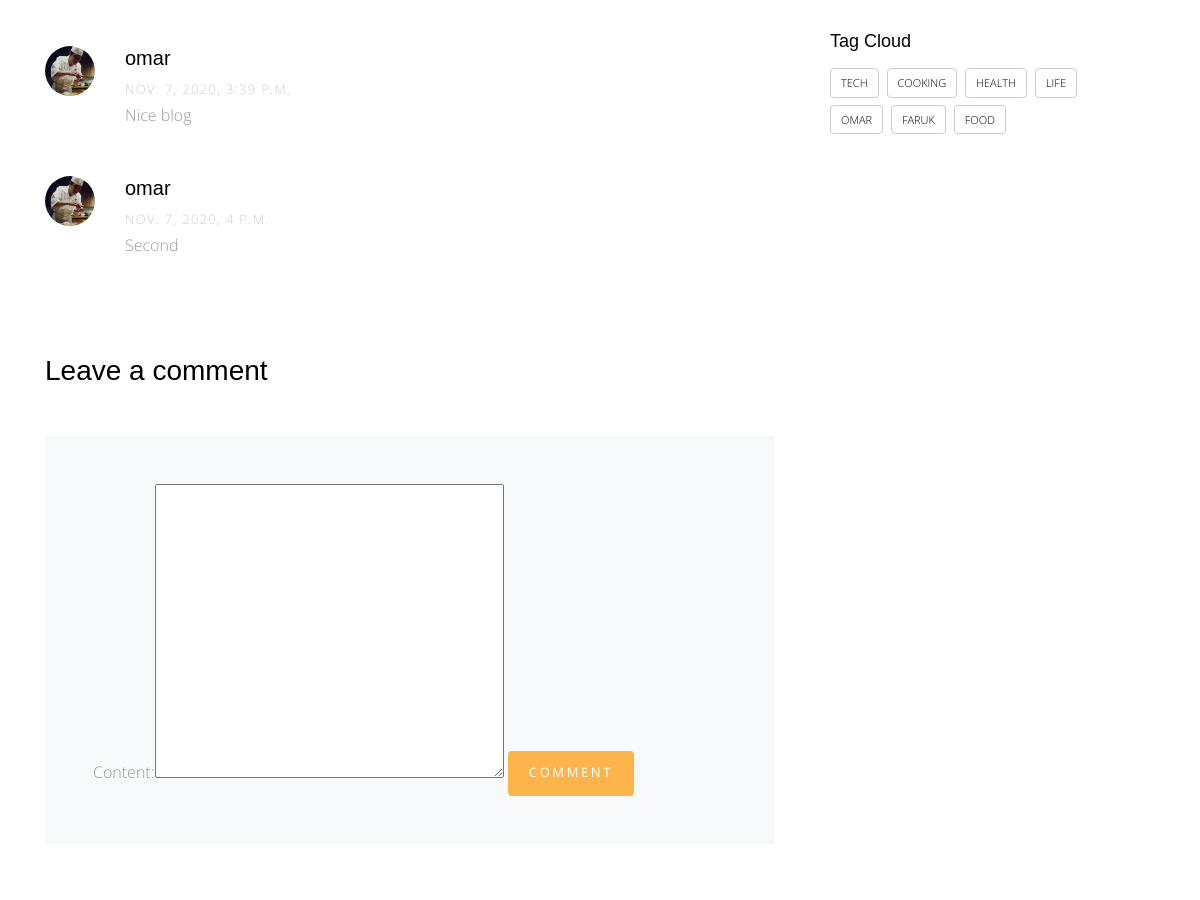
Page /blog/2 (middle part) on the earlier database version.
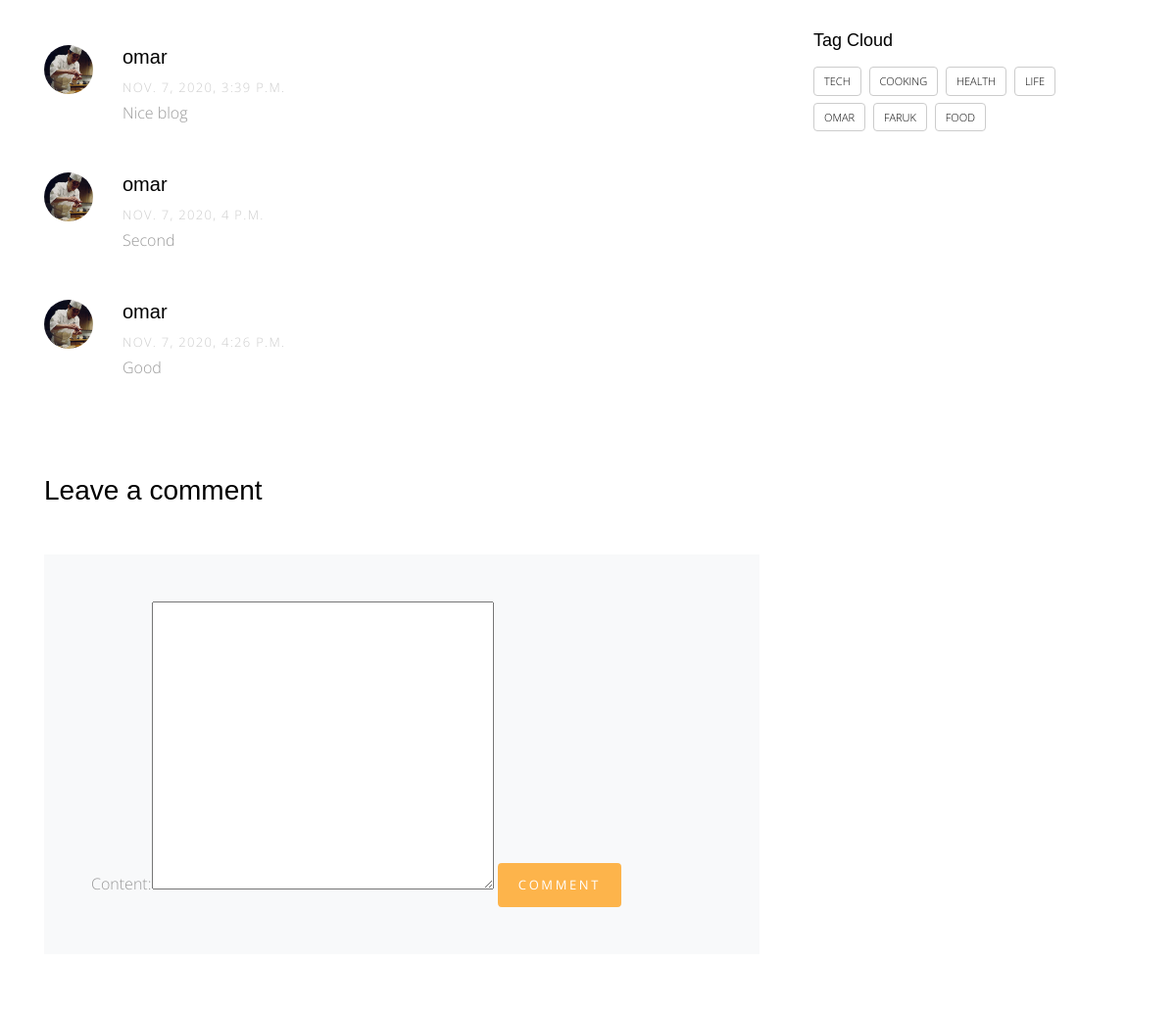
Same page on the later database version.
### blog/models.py (models this page shows, shortened)
class Comment(models.Model):
    user = models.ForeignKey(User, on_delete=models.CASCADE)
    post = models.ForeignKey(Post, on_delete=models.CASCADE)
    content = models.TextField()
    created = models.DateTimeField(default=timezone.now)

### blog/views.py (the view)
# urls.py: path('<int:id>', views.post_detail, name='post_detail'),
def post_detail(request, id):
    post_detail = Post.objects.get(id=id)
    categories = Category.objects.all()
    all_tags = Tag.objects.all()
    comments = Comment.objects.filter(post=post_detail)
    if request.method == 'POST' :
        comment_form = CommentForm(request.POST)
        if comment_form.is_valid():
            new_comment = comment_form.save(commit=False)
            new_comment.user = request.user
            new_comment.post = post_detail
            new_comment.save()
    else:
        comment_form = CommentForm()
    context = {
        'post_detail' : post_detail,
        'categories' : categories,
        'all_tags' : all_tags,
        'comments' : comments,
        'comment_form' : comment_form,
    }
    return render(request, 'post/post_detail.html', context)

### blog/forms.py
class CommentForm(forms.ModelForm):
    class Meta:
        model = Comment
        fields = [
            'content',
        ]

### blog/models.py (called while the page is built)
    def __str__(self):
        return self.title

    def __str__(self):
        return self.category_name

### blog/templates/post/post_detail.html (shortened to what this page needs)
{% extends 'base.html' %}
{% load static %}
{% block content %}
    <div class="main-wrap">
        <div class="section">
            <div class="container">
            <div class="row">
                <div class="col-md-8">
                <div class="pt-5 mt-5">
                    <ul class="comment-list">
                    {% for comment in comments %}
                        <li class="comment">
                            <div class="vcard bio">
                            <img src="img/person_1.jpg" alt="Image placeholder">
                            </div>
                            <div class="comment-body">
                            <h3>{{ comment.user }}</h3>
                            <div class="meta">{{ comment.created }}</div>
                            <p>{{ comment.content }}</p>
                            </div>
                        </li>
                    {% endfor %}
                    </ul>
                    <div class="comment-form-wrap pt-5">
                    <h3 class="mb-5">Leave a comment</h3>
                    <form action="#" class="p-5 bg-light" method="POST">
                        {{ comment_form}}
                        <button type="submit" class="btn btn-primary">Comment</button>
                    </form>
                    </div>
                </div>
                </div>
                <div class="col-md-4 sidebar">
                <div class="sidebar-box">
                    <h3>Tag Cloud</h3>
                    <div class="tagcloud">
                        {% for tag in all_tags %}
                            <a href="{% url 'blog:post_by_tag' tag %}" class="tag-cloud-link">{{ tag }}</a>
                        {% endfor %}
                    </div>
                </div>
                </div>
            </div>
            </div>
        </div>
    </div>
{% endblock %}

Differences in the rows shown:
added Comment: user "omar", created "NOV. 7, 2020, 4:26 P.M.", content "Good"
